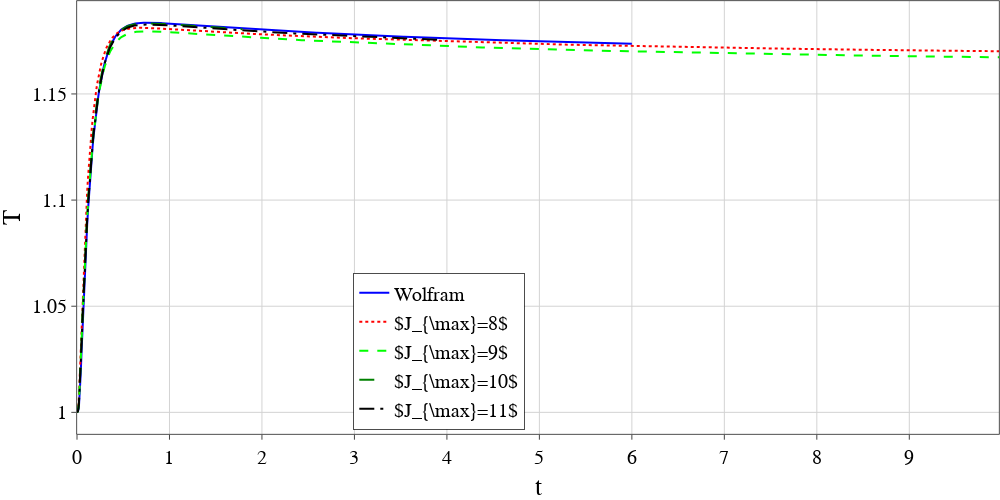
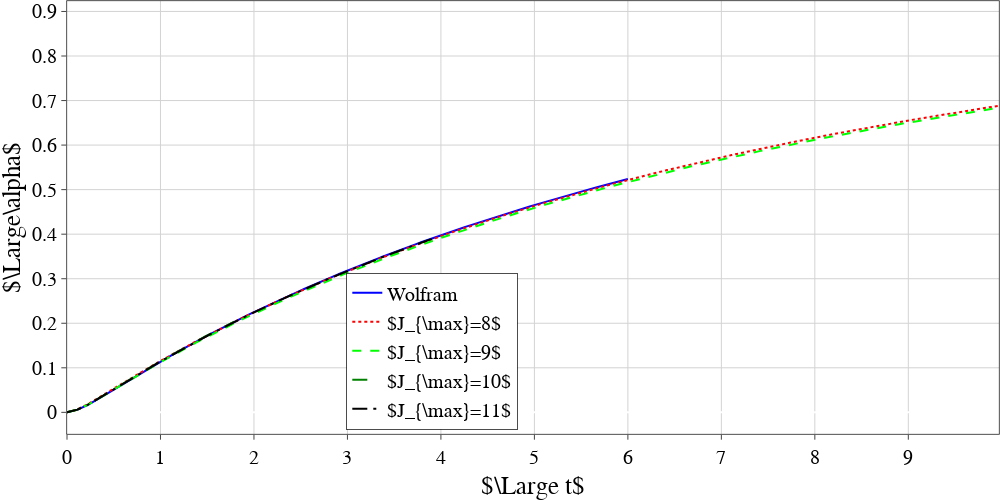

The notebook cell these images were saved under, in order:
### Code cell
list_x = [data_w['t']]
list_y = [data_w['T']]
names = ['Wolfram']
for lev in levs:
    print(lev)
    list_x.append(data_b[lev]['t'])
    list_y.append(data_b[lev]['T'])
    names.append(r'$J_{\max}=' + str(lev) + '$')


plot_graph(list_x, list_y, names, xtitle='t', ytitle='T', image_name='Couette_T_t.pdf', list_x_fill=[], list_y_fill=[], mode=['lines', 'lines', 'lines', 'lines', 'lines', 'lines'], \
           dash=['solid', 'dot', 'dash', 'longdash', 'longdashdot'], \
           colors=['blue', 'red', 'hsv(120,100,100)', 'green', 'black' ], \
           marker_size=2, xrange =[0, tmax], yrange = [], \
           marker_style = ['circle', 'circle', 'triangle-down','square', 'diamond', 'cross',  'x-thin', 'cross-thin' ], \
           width=1000, height=500, path=MYPATH, yanchor='auto', y0_anchor=0.01, xanchor='left', x0_anchor=0.3)

list_x = [data_w['t']]
list_y = [data_w['alpha']]
for lev in levs:
    list_x.append(data_b[lev]['t'])
    list_y.append(data_b[lev]['alpha'])
    
plot_graph(list_x, list_y, names, xtitle=r'$\Large t$', ytitle=r'$\Large\alpha$', image_name='Couette_alpha_t.pdf', list_x_fill=[], list_y_fill=[], mode=['lines', 'lines', 'lines', 'lines', 'lines', 'lines'], \
           dash=['solid', 'dot', 'dash', 'longdash', 'longdashdot'], \
           colors=['blue', 'red', 'hsv(120,100,100)', 'green', 'black' ], \
           marker_size=2, xrange =[0, tmax], yrange = [], \
           marker_style = ['circle', 'circle', 'triangle-down','square', 'diamond', 'cross',  'x-thin', 'cross-thin' ], \
           width=1000, height=500, path=MYPATH, yanchor='auto', y0_anchor=0.01, xanchor='left', x0_anchor=0.3)

### Figure 1 — Plotly figure (JSON) as saved in the notebook; plotly's stock layout.template omitted (floating-point values rounded to 4 significant figures; data arrays with more than 128 entries replaced by an {"elided": "..."} marker saying what was removed)
{"data": [{"line": {"color": "blue", "dash": "solid", "width": 2}, "marker": {"line": {"color": "blue", "width": 1}, "size": 2, "symbol": "circle"}, "mode": "lines", "name": "Wolfram", "textfont": {"color": "LightSeaGreen", "family": "Times New Roman", "size": 18}, "type": "scatter", "x": {"elided": "601 float values"}, "y": {"elided": "601 float values"}}, {"line": {"color": "red", "dash": "dot", "width": 2}, "marker": {"line": {"color": "red", "width": 1}, "size": 2, "symbol": "circle"}, "mode": "lines", "name": "$J_{\\max}=8$", "textfont": {"color": "LightSeaGreen", "family": "Times New Roman", "size": 18}, "type": "scatter", "x": {"elided": "2001 float values"}, "y": {"elided": "2001 float values"}}, {"line": {"color": "hsv(120,100,100)", "dash": "dash", "width": 2}, "marker": {"line": {"color": "hsv(120,100,100)", "width": 1}, "size": 2, "symbol": "triangle-down"}, "mode": "lines", "name": "$J_{\\max}=9$", "textfont": {"color": "LightSeaGreen", "family": "Times New Roman", "size": 18}, "type": "scatter", "x": {"elided": "998 float values"}, "y": {"elided": "998 float values"}}, {"line": {"color": "green", "dash": "longdash", "width": 2}, "marker": {"line": {"color": "green", "width": 1}, "size": 2, "symbol": "square"}, "mode": "lines", "name": "$J_{\\max}=10$", "textfont": {"color": "LightSeaGreen", "family": "Times New Roman", "size": 18}, "type": "scatter", "x": {"elided": "180 float values"}, "y": {"elided": "180 float values"}}, {"line": {"color": "black", "dash": "longdashdot", "width": 2}, "marker": {"line": {"color": "black", "width": 1}, "size": 2, "symbol": "diamond"}, "mode": "lines", "name": "$J_{\\max}=11$", "textfont": {"color": "LightSeaGreen", "family": "Times New Roman", "size": 18}, "type": "scatter", "x": {"elided": "397 float values"}, "y": {"elided": "397 float values"}}], "layout": {"autosize": false, "font": {"color": "Black", "family": "Times New Roman", "size": 20}, "height": 500, "legend": {"bgcolor": "White", "bordercolor": "Black", "borderwidth": 0.7, "x": 0.3, "xanchor": "left", "y": 0.01, "yanchor": "auto"}, "margin": {"b": 0, "l": 0, "pad": 0.1, "r": 0, "t": 0}, "paper_bgcolor": "rgba(255, 255, 255, 1)", "plot_bgcolor": "rgba(255, 255, 255, 1)", "showlegend": true, "width": 1000, "xaxis": {"gridcolor": "lightgrey", "gridwidth": 1, "linecolor": "black", "linewidth": 0.7, "mirror": true, "range": [0, 9.97], "showline": true, "tickfont": {"color": "black", "family": "Times New Roman", "size": 20}, "ticks": "outside", "title": {"font": {"color": "black", "family": "Times New Roman", "size": 25}, "text": "t"}}, "yaxis": {"gridcolor": "lightgrey", "gridwidth": 1, "linecolor": "black", "linewidth": 0.7, "mirror": true, "showline": true, "tickfont": {"color": "black", "family": "Times New Roman", "size": 20}, "ticks": "outside", "title": {"font": {"color": "black", "family": "Times New Roman", "size": 25}, "text": "T"}}}}

### Figure 2 — Plotly figure (JSON) as saved in the notebook; plotly's stock layout.template omitted (floating-point values rounded to 4 significant figures; data arrays with more than 128 entries replaced by an {"elided": "..."} marker saying what was removed)
{"data": [{"line": {"color": "blue", "dash": "solid", "width": 2}, "marker": {"line": {"color": "blue", "width": 1}, "size": 2, "symbol": "circle"}, "mode": "lines", "name": "Wolfram", "textfont": {"color": "LightSeaGreen", "family": "Times New Roman", "size": 18}, "type": "scatter", "x": {"elided": "601 float values"}, "y": {"elided": "601 float values"}}, {"line": {"color": "red", "dash": "dot", "width": 2}, "marker": {"line": {"color": "red", "width": 1}, "size": 2, "symbol": "circle"}, "mode": "lines", "name": "$J_{\\max}=8$", "textfont": {"color": "LightSeaGreen", "family": "Times New Roman", "size": 18}, "type": "scatter", "x": {"elided": "2001 float values"}, "y": {"elided": "2001 float values"}}, {"line": {"color": "hsv(120,100,100)", "dash": "dash", "width": 2}, "marker": {"line": {"color": "hsv(120,100,100)", "width": 1}, "size": 2, "symbol": "triangle-down"}, "mode": "lines", "name": "$J_{\\max}=9$", "textfont": {"color": "LightSeaGreen", "family": "Times New Roman", "size": 18}, "type": "scatter", "x": {"elided": "998 float values"}, "y": {"elided": "998 float values"}}, {"line": {"color": "green", "dash": "longdash", "width": 2}, "marker": {"line": {"color": "green", "width": 1}, "size": 2, "symbol": "square"}, "mode": "lines", "name": "$J_{\\max}=10$", "textfont": {"color": "LightSeaGreen", "family": "Times New Roman", "size": 18}, "type": "scatter", "x": {"elided": "180 float values"}, "y": {"elided": "180 float values"}}, {"line": {"color": "black", "dash": "longdashdot", "width": 2}, "marker": {"line": {"color": "black", "width": 1}, "size": 2, "symbol": "diamond"}, "mode": "lines", "name": "$J_{\\max}=11$", "textfont": {"color": "LightSeaGreen", "family": "Times New Roman", "size": 18}, "type": "scatter", "x": {"elided": "397 float values"}, "y": {"elided": "397 float values"}}], "layout": {"autosize": false, "font": {"color": "Black", "family": "Times New Roman", "size": 20}, "height": 500, "legend": {"bgcolor": "White", "bordercolor": "Black", "borderwidth": 0.7, "x": 0.3, "xanchor": "left", "y": 0.01, "yanchor": "auto"}, "margin": {"b": 0, "l": 0, "pad": 0.1, "r": 0, "t": 0}, "paper_bgcolor": "rgba(255, 255, 255, 1)", "plot_bgcolor": "rgba(255, 255, 255, 1)", "showlegend": true, "width": 1000, "xaxis": {"gridcolor": "lightgrey", "gridwidth": 1, "linecolor": "black", "linewidth": 0.7, "mirror": true, "range": [0, 9.97], "showline": true, "tickfont": {"color": "black", "family": "Times New Roman", "size": 20}, "ticks": "outside", "title": {"font": {"color": "black", "family": "Times New Roman", "size": 25}, "text": "$\\Large t$"}}, "yaxis": {"gridcolor": "lightgrey", "gridwidth": 1, "linecolor": "black", "linewidth": 0.7, "mirror": true, "showline": true, "tickfont": {"color": "black", "family": "Times New Roman", "size": 20}, "ticks": "outside", "title": {"font": {"color": "black", "family": "Times New Roman", "size": 25}, "text": "$\\Large\\alpha$"}}}}
